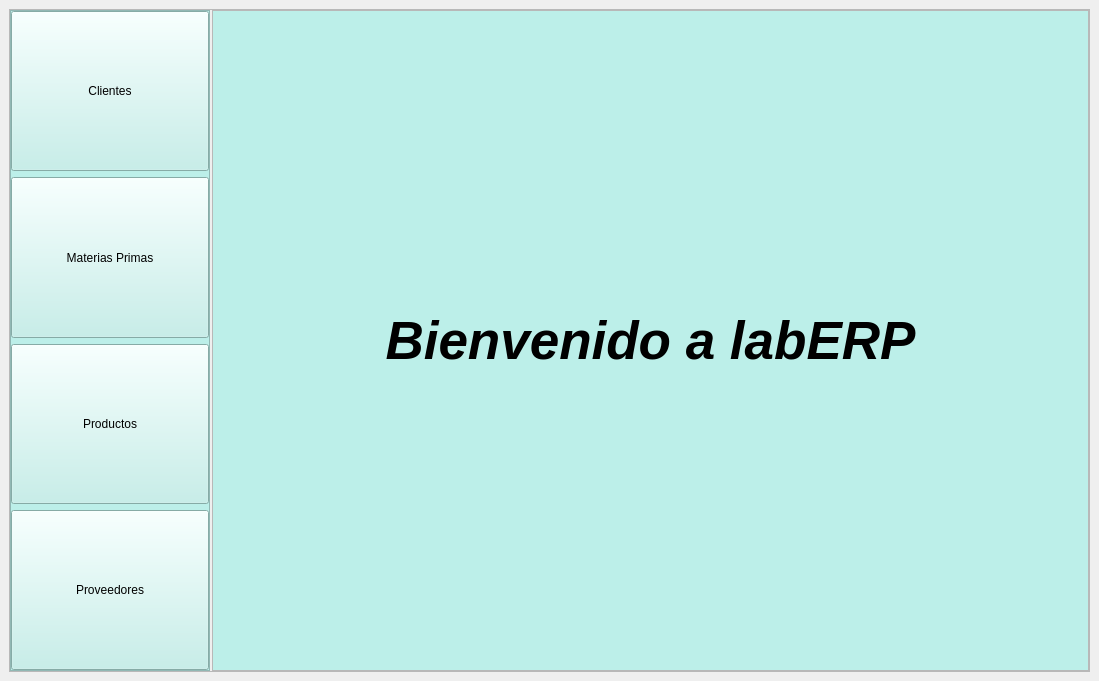
<?xml version="1.0" encoding="UTF-8"?>
<ui version="4.0">
 <class>MainWindow</class>
 <widget class="QMainWindow" name="MainWindow">
  <property name="windowModality">
   <enum>Qt::WindowModality::WindowModal</enum>
  </property>
  <property name="geometry">
   <rect>
    <x>0</x>
    <y>0</y>
    <width>1099</width>
    <height>681</height>
   </rect>
  </property>
  <property name="windowTitle">
   <string>Pricipal</string>
  </property>
  <property name="styleSheet">
   <string notr="true">QPushButton:hover{
	font: 700 12pt &quot;Cascadia Code&quot;;

	
}</string>
  </property>
  <widget class="QWidget" name="centralwidget">
   <layout class="QHBoxLayout" name="horizontalLayout">
    <item>
     <widget class="QFrame" name="frame">
      <property name="frameShape">
       <enum>QFrame::Shape::StyledPanel</enum>
      </property>
      <property name="frameShadow">
       <enum>QFrame::Shadow::Raised</enum>
      </property>
      <layout class="QHBoxLayout" name="horizontalLayout_2" stretch="0,0">
       <property name="spacing">
        <number>2</number>
       </property>
       <property name="leftMargin">
        <number>0</number>
       </property>
       <property name="topMargin">
        <number>0</number>
       </property>
       <property name="rightMargin">
        <number>0</number>
       </property>
       <property name="bottomMargin">
        <number>0</number>
       </property>
       <item>
        <widget class="QFrame" name="fr_modulos">
         <property name="maximumSize">
          <size>
           <width>200</width>
           <height>16777215</height>
          </size>
         </property>
         <property name="styleSheet">
          <string notr="true">background-color: rgb(188, 239, 233);</string>
         </property>
         <property name="frameShape">
          <enum>QFrame::Shape::StyledPanel</enum>
         </property>
         <property name="frameShadow">
          <enum>QFrame::Shadow::Raised</enum>
         </property>
         <layout class="QVBoxLayout" name="verticalLayout">
          <property name="leftMargin">
           <number>0</number>
          </property>
          <property name="topMargin">
           <number>0</number>
          </property>
          <property name="rightMargin">
           <number>0</number>
          </property>
          <property name="bottomMargin">
           <number>0</number>
          </property>
          <item>
           <widget class="QPushButton" name="btn_clientes">
            <property name="minimumSize">
             <size>
              <width>0</width>
              <height>0</height>
             </size>
            </property>
            <property name="maximumSize">
             <size>
              <width>200</width>
              <height>200</height>
             </size>
            </property>
            <property name="text">
             <string>Clientes</string>
            </property>
            <property name="icon">
             <iconset>
              <normaloff>groups_24dp_000000.svg</normaloff>groups_24dp_000000.svg</iconset>
            </property>
            <property name="iconSize">
             <size>
              <width>50</width>
              <height>50</height>
             </size>
            </property>
            <property name="autoDefault">
             <bool>false</bool>
            </property>
            <property name="default">
             <bool>false</bool>
            </property>
            <property name="flat">
             <bool>false</bool>
            </property>
           </widget>
          </item>
          <item>
           <widget class="QPushButton" name="btn_materias_primas">
            <property name="minimumSize">
             <size>
              <width>0</width>
              <height>0</height>
             </size>
            </property>
            <property name="maximumSize">
             <size>
              <width>200</width>
              <height>200</height>
             </size>
            </property>
            <property name="text">
             <string>Materias Primas</string>
            </property>
            <property name="icon">
             <iconset>
              <normaloff>scale_24dp_000000.svg</normaloff>scale_24dp_000000.svg</iconset>
            </property>
            <property name="iconSize">
             <size>
              <width>50</width>
              <height>50</height>
             </size>
            </property>
           </widget>
          </item>
          <item>
           <widget class="QPushButton" name="btn_productos">
            <property name="minimumSize">
             <size>
              <width>0</width>
              <height>0</height>
             </size>
            </property>
            <property name="maximumSize">
             <size>
              <width>200</width>
              <height>200</height>
             </size>
            </property>
            <property name="text">
             <string>Productos</string>
            </property>
            <property name="icon">
             <iconset>
              <normaloff>clean_hands_24dp_000000.svg</normaloff>clean_hands_24dp_000000.svg</iconset>
            </property>
            <property name="iconSize">
             <size>
              <width>50</width>
              <height>50</height>
             </size>
            </property>
           </widget>
          </item>
          <item>
           <widget class="QPushButton" name="btn_proveedores">
            <property name="minimumSize">
             <size>
              <width>0</width>
              <height>0</height>
             </size>
            </property>
            <property name="maximumSize">
             <size>
              <width>200</width>
              <height>200</height>
             </size>
            </property>
            <property name="text">
             <string>Proveedores</string>
            </property>
            <property name="icon">
             <iconset>
              <normaloff>local_shipping_24dp_000000.svg</normaloff>local_shipping_24dp_000000.svg</iconset>
            </property>
            <property name="iconSize">
             <size>
              <width>50</width>
              <height>50</height>
             </size>
            </property>
            <property name="autoDefault">
             <bool>false</bool>
            </property>
           </widget>
          </item>
         </layout>
        </widget>
       </item>
       <item>
        <widget class="QFrame" name="fr_informacion">
         <property name="frameShape">
          <enum>QFrame::Shape::StyledPanel</enum>
         </property>
         <property name="frameShadow">
          <enum>QFrame::Shadow::Raised</enum>
         </property>
         <layout class="QHBoxLayout" name="horizontalLayout_3">
          <property name="leftMargin">
           <number>0</number>
          </property>
          <property name="topMargin">
           <number>0</number>
          </property>
          <property name="rightMargin">
           <number>0</number>
          </property>
          <property name="bottomMargin">
           <number>0</number>
          </property>
          <item>
           <widget class="QLabel" name="label">
            <property name="font">
             <font>
              <pointsize>40</pointsize>
              <italic>true</italic>
              <bold>true</bold>
             </font>
            </property>
            <property name="styleSheet">
             <string notr="true">background-color: rgb(188, 239, 233);
color: rgb(0, 0, 0);</string>
            </property>
            <property name="text">
             <string>Bienvenido a labERP</string>
            </property>
            <property name="textFormat">
             <enum>Qt::TextFormat::MarkdownText</enum>
            </property>
            <property name="scaledContents">
             <bool>true</bool>
            </property>
            <property name="alignment">
             <set>Qt::AlignmentFlag::AlignCenter</set>
            </property>
            <property name="wordWrap">
             <bool>true</bool>
            </property>
           </widget>
          </item>
         </layout>
        </widget>
       </item>
      </layout>
     </widget>
    </item>
   </layout>
  </widget>
 </widget>
 <resources>
  <include location="resources.qrc"/>
 </resources>
 <connections/>
</ui>
